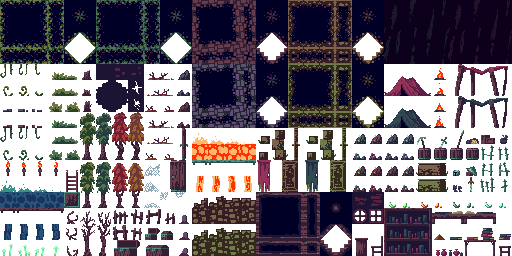
#> input picture assets_prueba/dungeon_platformer/dungeontilesetfull.png, 512 x 256 px, found by its file name
$ python atlas_infierno.py
#> lines starting #> are read from the running program, lines starting #| are printed output that depends on the picture
"""Arma el atlas del tileset "infierno" (P73, ficha del infierno).

graficos/terceros/gothicvania/tejido_vivo/tileset_infierno.png, 512x400, piezas de 16:
- filas 0-15: copia del atlas de mazmorra
  (graficos/terceros/plataformas_mazmorra/dungeontilesetfull.png), por la lava
  animada, la antorcha y la fogata; sus coordenadas no cambian, así que
  DECOR_LIGHTS de sistemas/entorno/map_ambience.gd sigue valiendo;
- filas 16-24: piezas de Living Tissue de la Legacy (tejido_vivo/tiles.png y
  tejido_vivo/fondo.png), la carne con colmillos y ojos, sin teñir; el
  ladrillo rojo de las profundidades (el mismo de atlas_profundidades.py, píxel
  a píxel), y la escalera de madera del Dungeon Tile Set. Coordenadas en
  LAYOUT, abajo; herramientas/constructor_mapas/baldosas/infierno.gd las usa.

Se puede correr las veces que haga falta: el resultado es el mismo.

Uso, desde la raíz del proyecto:
  python3 herramientas/constructor_mapas/atlas_infierno.py
"""
import sys
from collections import deque
from pathlib import Path

from PIL import Image

sys.path.insert(0, str(Path(__file__).resolve().parent))
import atlas_profundidades as prof  # noqa: E402  (el ladrillo rojo, igual)

ROOT = Path(__file__).resolve().parents[2]
MAZMORRA = ROOT / "graficos/terceros/plataformas_mazmorra/dungeontilesetfull.png"
TISSUE = ROOT / "graficos/terceros/gothicvania/tejido_vivo/tiles.png"
TISSUE_BG = ROOT / "graficos/terceros/gothicvania/tejido_vivo/fondo.png"
DTS = ROOT / "graficos/terceros/baldosas_mazmorra/Dungeon Tile Set.png"
OUT = ROOT / "graficos/terceros/gothicvania/tejido_vivo/tileset_infierno.png"
T = 16

# Destino en el atlas (pieza de arriba a la izquierda) de cada grupo.
LAYOUT = {
    "bloques": (0, 16),      # juego de 4x4
    "plataformas": (4, 16),  # izquierda, medio, derecha
    "escalera": (7, 16),
    "carne": (8, 16),        # pared, 9x9 (filas 16-24)
    "ladrillo": (17, 16),    # pared, 7x2
    "herida": (17, 18),      # U, 3x2
    "colmillos": (24, 16),   # y, 3x3 (cuelga: pegado arriba)
    "ojo": (27, 16),         # r, 2x2 (da luz verde)
    "pustula": (29, 16),     # n, 2x2 (apoyada abajo)
}

# Juego de bloques "carne". Todas las piezas del suelo (2,7)-(13,10) y del
# techo (12,1)-(16,4) del pack tienen las cuatro esquinas opacas. Arriba, el
# canto del suelo (con sus esquinas redondas); a los lados, los bordes del
# suelo de la fila 10, que se repiten mejor en vertical que los de la 9;
# abajo, el canto del techo; el interior, el relleno liso.
EDGES = {
    (0, 0): (2, 7), (1, 0): (3, 7), (2, 0): (13, 7),
    (0, 1): (2, 10), (1, 1): (5, 10), (2, 1): (13, 10),
    (0, 2): (12, 4), (1, 2): (13, 4), (2, 2): (16, 4),
}
# Color plano del relleno de la carne.
FLAT = (48, 16, 32)
# Decorados del pack: pieza de arriba a la izquierda y tamaño en piezas.
WOUND = ((2, 1), (3, 2))     # herida o vena
FANGS = ((6, 1), (3, 3))     # mandíbula con colmillos y el colmillo largo
EYE = ((3, 4), (2, 2))       # ojo verde
PUSTULE = ((9, 5), (2, 2))   # pústula, sin fondo en el pack


# [53 lines left out: functions clear_flat, place_aligned, blocks, not called in this run]


def main():
    mazmorra = Image.open(MAZMORRA).convert("RGBA")
#> mazmorra is the input picture: PIL image 512x256 RGBA; mean R, G, B, A 102.9, 95.8, 105.8, 155.9
    assert mazmorra.size == (512, 256), mazmorra.size
    atlas = Image.new("RGBA", (512, 400))
#> atlas: PIL image 512x400 RGBA; every value is 0
    atlas.paste(mazmorra, (0, 0))
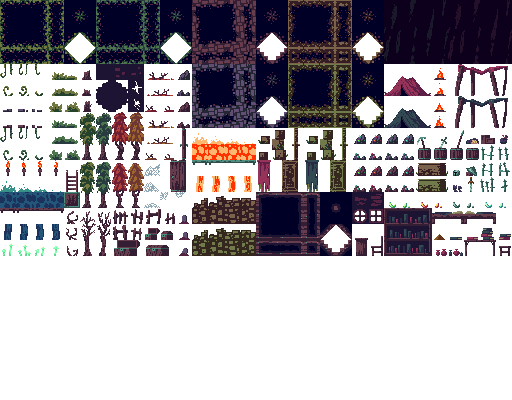
#> atlas: PIL image 512x400 RGBA; mean R, G, B, A 65.9, 61.3, 67.7, 99.8; transparent parts drawn white
    tissue = Image.open(TISSUE).convert("RGBA")
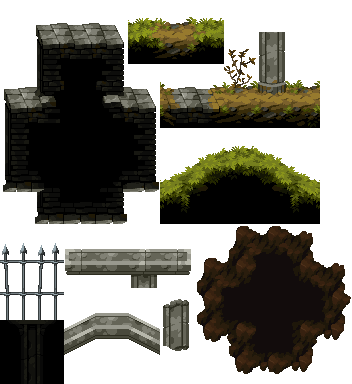
#> input picture otra vez/Final/Tiles.png, 352 x 384 px, found by its file name
#> tissue is the input picture: PIL image 352x384 RGBA; mean R, G, B, A 28.8, 26.2, 16.8, 141.7
#> (the run stopped early here; a loop or call above may not have finished)
